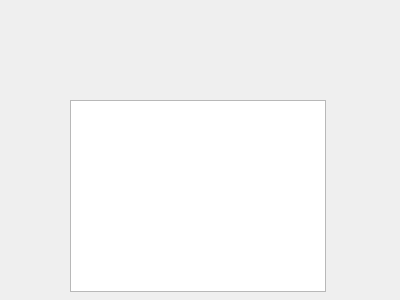
<?xml version="1.0" encoding="UTF-8"?>
<ui version="4.0">
 <class>DialogVer</class>
 <widget class="QDialog" name="DialogVer">
  <property name="geometry">
   <rect>
    <x>0</x>
    <y>0</y>
    <width>400</width>
    <height>300</height>
   </rect>
  </property>
  <property name="windowTitle">
   <string>Dialog</string>
  </property>
  <widget class="QTableWidget" name="tableWidget">
   <property name="geometry">
    <rect>
     <x>70</x>
     <y>100</y>
     <width>256</width>
     <height>192</height>
    </rect>
   </property>
  </widget>
 </widget>
 <resources/>
 <connections/>
</ui>
